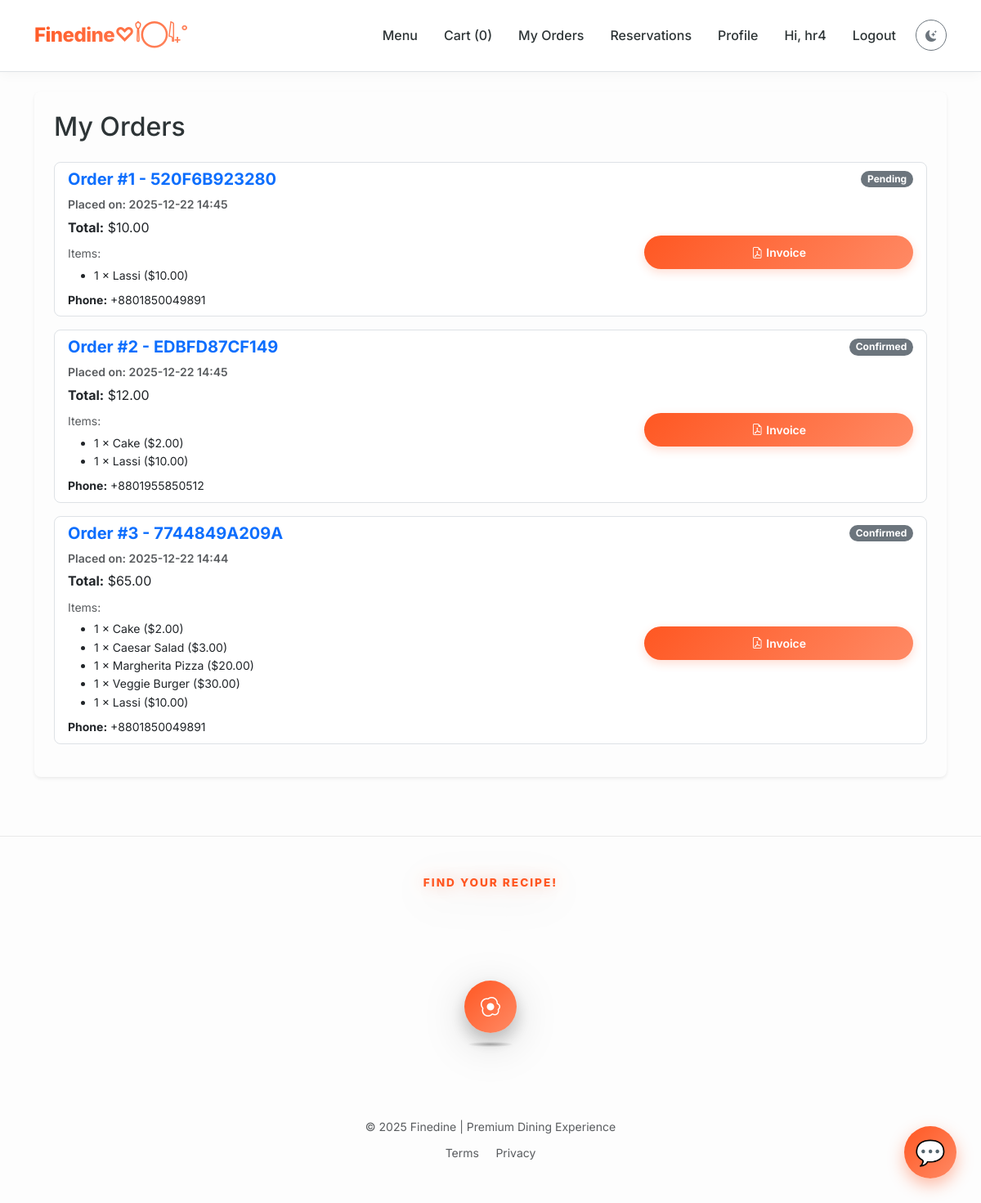
The page /orders (signed in) on the database as committed earlier.
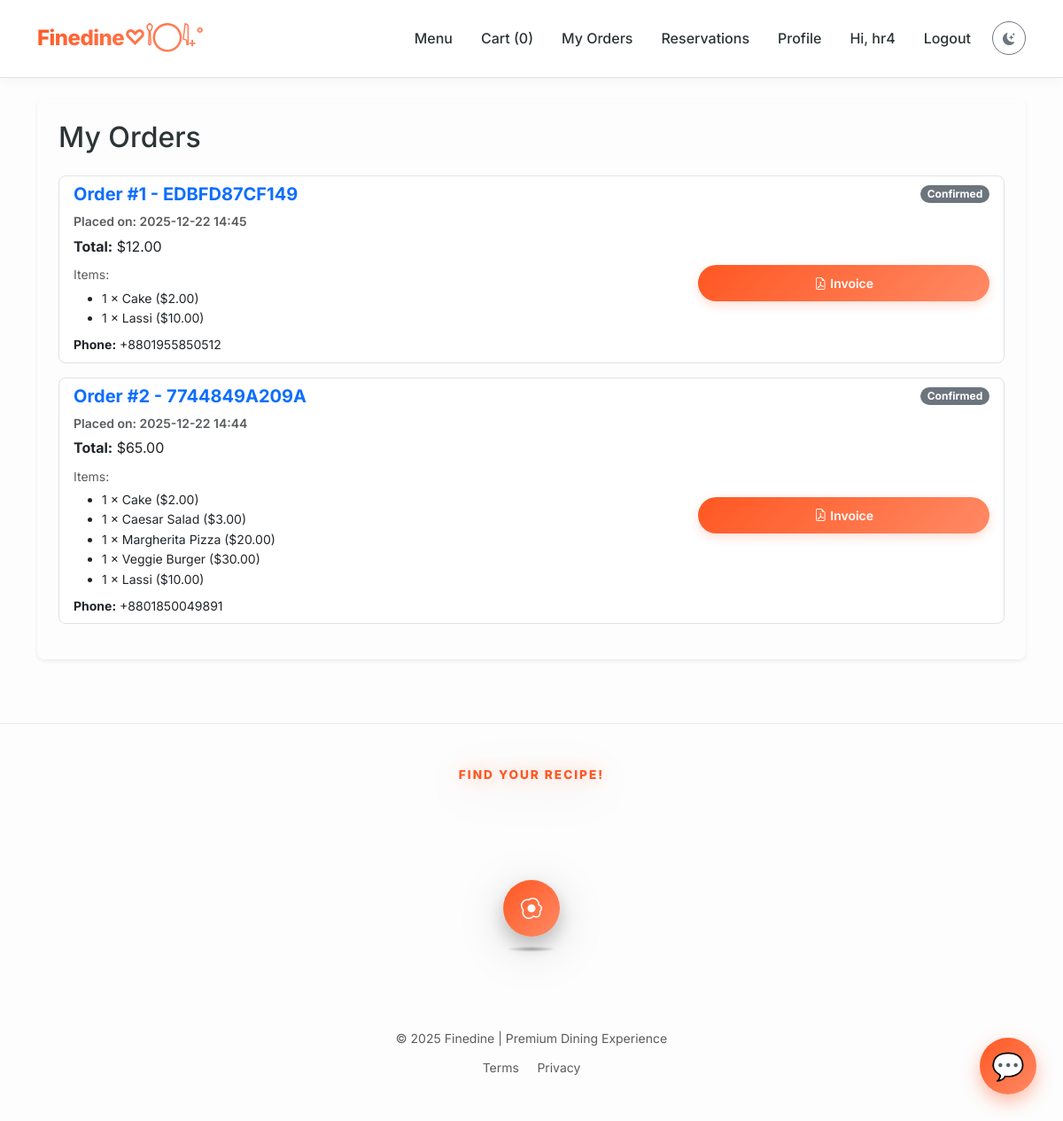
The same page on the database as committed later.
### app.py (models this page shows, shortened)
class Order(db.Model):
    id = db.Column(db.Integer, primary_key=True)
    unique_order_number = db.Column(db.String(12), unique=True, nullable=False, default=lambda: str(uuid.uuid4().hex[:12]).upper())
    user_id = db.Column(db.Integer, db.ForeignKey('user.id'), nullable=False)
    items = db.Column(db.Text, nullable=False)
    total = db.Column(db.Float, nullable=False)
    status = db.Column(db.String(50), default='Placed')
    phone = db.Column(db.String(50), nullable=False)
    address_district = db.Column(db.String(100), nullable=False)
    address_city = db.Column(db.String(100), nullable=False)
    address_street = db.Column(db.String(255), nullable=False)
    created_at = db.Column(db.DateTime, default=datetime.utcnow)
    items_parsed = db.Column(db.PickleType)

class MenuItem(db.Model):
    id = db.Column(db.Integer, primary_key=True)
    name = db.Column(db.String(150), nullable=False)
    price = db.Column(db.Float, nullable=False, default=0.0)
    category = db.Column(db.String(100), nullable=True)
    ingredients = db.Column(db.String(400), nullable=True)
    availability = db.Column(db.Boolean, default=True)  # NOTE: matches templates
    image = db.Column(db.String(300), nullable=True)
    ratings = db.relationship('Rating', backref='menu_item', lazy=True, cascade="all, delete-orphan")
    def get_average_rating(self):
        if not self.ratings:
            return 0
        return round(sum(r.score for r in self.ratings) / len(self.ratings), 1)

### app.py (the view)
@app.route('/orders')
def orders():
    if 'user_id' not in session:
        flash('Please login.')
        return redirect(url_for('login'))
    user_orders = Order.query.filter_by(user_id=session['user_id']).order_by(Order.created_at.desc()).all()
    for o in user_orders:
        try:
            o.items_parsed = json.loads(o.items)
        except:
            o.items_parsed = []
    return render_template('orders.html', orders=user_orders)

### app.py (called while the page is built)
@app.context_processor
def inject_global_data():
    cart = session.get('cart', {})
    count = sum(cart.values()) if isinstance(cart, dict) else 0
    all_items = MenuItem.query.all()
    best_item = None
    max_avg = 0
    for it in all_items:
        avg = it.get_average_rating()
        if avg > max_avg:
            max_avg = avg
            best_item = it
    return dict(cart_count=count, best_rated_item=best_item)

### templates/orders.html (shortened to what this page needs)
{% extends 'base.html' %}
{% block content %}
<div class="light-mode-card p-4 rounded-3 shadow-sm mb-5 animate-on-scroll">
  <h2 class="mb-4">My Orders</h2>
  <div class="list-group">
    {% for o in orders %}
    <div class="list-group-item list-group-item-action mb-3 rounded-3 border">
      <div class="d-flex w-100 justify-content-between align-items-center mb-2">
        <h5 class="mb-0 fw-bold text-primary">
          Order #{{ loop.index }} - {{ o.unique_order_number }}
        </h5>
        <span class="badge bg-secondary rounded-pill">{{ o.status }}</span>
      </div>
      <div class="row">
        <div class="col-md-8">
          <p class="mb-1 fw-semibold text-muted small">
            Placed on: {{ o.created_at.strftime('%Y-%m-%d %H:%M') }}
          </p>
          <p class="mb-2"><strong>Total:</strong> ${{ '%.2f'|format(o.total) }}</p>
          <small class="text-muted d-block mb-1">Items:</small>
          <ul class="small mb-2">
            {% for it in o.items_parsed %}
            <li>{{ it['qty'] }} × {{ it['name'] }} (${{ '%.2f'|format(it['price']) }})</li>
            {% endfor %}
          </ul>
          <p class="small mb-0"><strong>Phone:</strong> {{ o.phone }}</p>
        </div>
        <div class="col-md-4 text-md-end mt-3 mt-md-0 d-flex flex-column justify-content-center">
          <a href="{{ url_for('download_invoice', order_id=o.id) }}" target="_blank" class="btn btn-sm btn-primary">
            <i class="bi bi-file-earmark-pdf me-1"></i>Invoice
          </a>
        </div>
      </div>
    </div>
    {% else %}
    <div class="alert alert-light border-0 py-4 text-center">
      <i class="bi bi-bag-x display-4 d-block mb-3 text-muted"></i>
      You have no orders yet.
    </div>
    {% endfor %}
  </div>
</div>
{% endblock %}

### templates/base.html (shortened to what this page needs)
<!doctype html>
<html lang="en">
<head>
  <link href="https://cdn.jsdelivr.net/npm/bootstrap@5.3.2/dist/css/bootstrap.min.css" rel="stylesheet">
  <link rel="stylesheet" href="https://cdn.jsdelivr.net/npm/bootstrap-icons@1.11.1/font/bootstrap-icons.css">
  <link href="{{ url_for('static', filename='css/main.css') }}" rel="stylesheet">
</head>
<body class="d-flex flex-column min-vh-100">
  <nav class="navbar navbar-expand-lg navbar-light bg-white border-bottom sticky-top">
    <div class="container">
      <a class="navbar-brand nav-brand" href="{{ url_for('index') }}">Finedine♡𓌉◯𓇋₊˚</a>
      <div class="collapse navbar-collapse" id="navCollapse">
        <ul class="navbar-nav ms-auto align-items-center">
          <li class="nav-item"><a class="nav-link" href="{{ url_for('menu') }}">Menu</a></li>
          <li class="nav-item">
            <a class="nav-link" href="{{ url_for('cart') }}">
              Cart (<span id="cart-count">{{ cart_count }}</span>)
            </a>
          </li>
          {% if session.get('username') %}
          <li class="nav-item"><a class="nav-link" href="{{ url_for('orders') }}">My Orders</a></li>
          <li class="nav-item"><a class="nav-link" href="{{ url_for('reservations') }}">Reservations</a></li>
          <li class="nav-item"><a class="nav-link" href="{{ url_for('profile') }}">Profile</a></li>
          <li class="nav-item"><span class="nav-link disabled">Hi, {{ session.get('username') }}</span></li>
          <li class="nav-item"><a class="nav-link" href="{{ url_for('logout') }}">Logout</a></li>
          {% else %}
          <li class="nav-item"><a class="nav-link" href="{{ url_for('login') }}">Login</a></li>
          <li class="nav-item"><a class="nav-link" href="{{ url_for('register') }}">Register</a></li>
          {% endif %}
          <li class="nav-item ms-2">
            <button id="theme-toggle" class="btn btn-sm btn-outline-secondary rounded-circle"
              style="width: 38px; height: 38px; padding: 0;">
              <i class="bi bi-moon-stars-fill"></i>
            </button>
          </li>
        </ul>
      </div>
    </div>
  </nav>
  <main class="container my-4">
    {% block content %}{% endblock %}
  </main>
  <footer class="site-footer mt-auto py-5">
    <div class="container text-center">
      <div class="secret-dish-wrap mb-4">
        <div class="track-container mx-auto" id="footer-tracker">
          <div class="track-ui">
            <div class="track-ui__text text-disabled">
              <div class="track-ui__text-title">Find your Recipe!</div>
            </div>
            <div class="track-ui__char" id="dish-char">
              <div class="track-ui__char-shadow"></div>
              <label class="track-ui__char-ball" for="spell-switch">
                <i class="bi bi-egg-fried text-white"
                  style="font-size: 1.5rem; display: flex; align-items: center; justify-content: center; height: 100%;"></i>
              </label>
            </div>
          </div>
        </div>
      </div>
      <small class="text-muted d-block mb-2">© 2025 Finedine | Premium Dining Experience</small>
      <div class="footer-links">
        <a href="#" class="text-muted mx-2 small text-decoration-none">Terms</a>
        <a href="#" class="text-muted mx-2 small text-decoration-none">Privacy</a>
      </div>
    </div>
  </footer>
  <div id="chatbot-btn">💬</div>
</body>
</html>

Rows that differ between the two databases and show on the page:
removed Order: unique_order_number "520F6B923280", status "Pending", created_at "2025-12-22 14:45", total "10.00", phone "+8801850049891", MenuItem (qty "1", name "Lassi", price "10.00")
